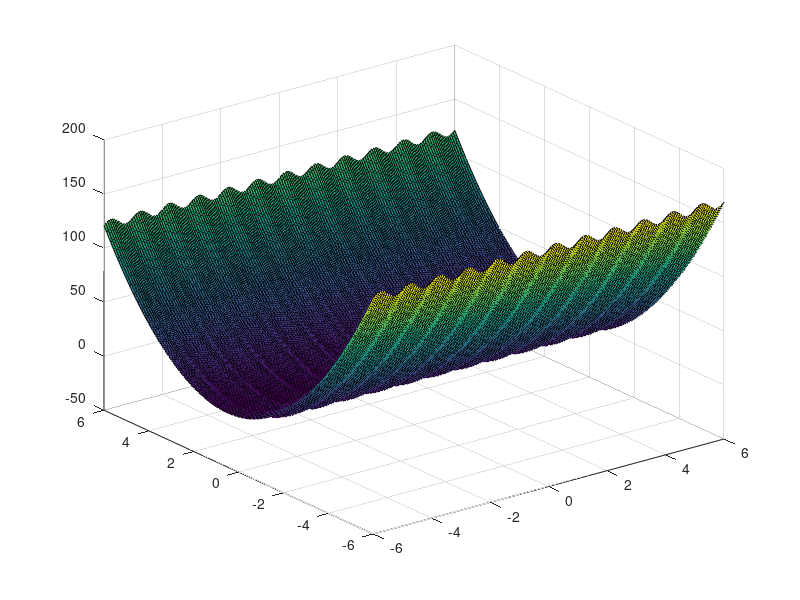

Write MATLAB code to recreate this figure. (Note: this script raises an error after producing the figure.)
%% Load paths
restoredefaultpath
clear;
addpath('../../cross_validation/standard_train_cv_test_validation')
addpath('../../')
%% make mesh grid data
start_val = -6;
end_val = 6;
sqrtN = 200; %N = sqrtN*sqrtN
N = sqrtN*sqrtN
x_range = linspace(start_val, end_val, sqrtN);
y_range = linspace(start_val, end_val, sqrtN);
[X,Y] = meshgrid(x_range, y_range);
Z = 4*sin(2*pi*X) + 4*(Y - 0.5).^2; %% h_add
%%%following code will plot meshgrid data
figure
surf(X,Y,Z)
%% make the entire data set from the meshgrid data
[X_data,Y_data] = make_data_from_meshgrid( X,Y,Z );
[X_data, Y_data] = cross_validation_data.shuffle_data(X_data,Y_data);
%this will plot nonsense
% figure
% surf(Xp,Yp,Zp);
%% divide data for CV
per_train = 0.7;
per_cv = 0.15;
data4cv = cross_validation_data(X_data,Y_data,per_train,per_cv);

[ X_train,X_cv,X_test, y_train,y_cv,y_test ] = data4cv.get_data_for_hold_out_cross_validation();
[~,Ntrain] = size(X_train)
[~,Ncv] = size(X_cv)
[~,Ntest] = size(X_test)

name_file = sprintf('../../data/data_h_add_%g_%g_%g_%d_%d_%d.mat',per_train,per_cv,1-per_cv-per_train,Ntrain,Ncv,Ntest);
save( name_file,'data4cv');